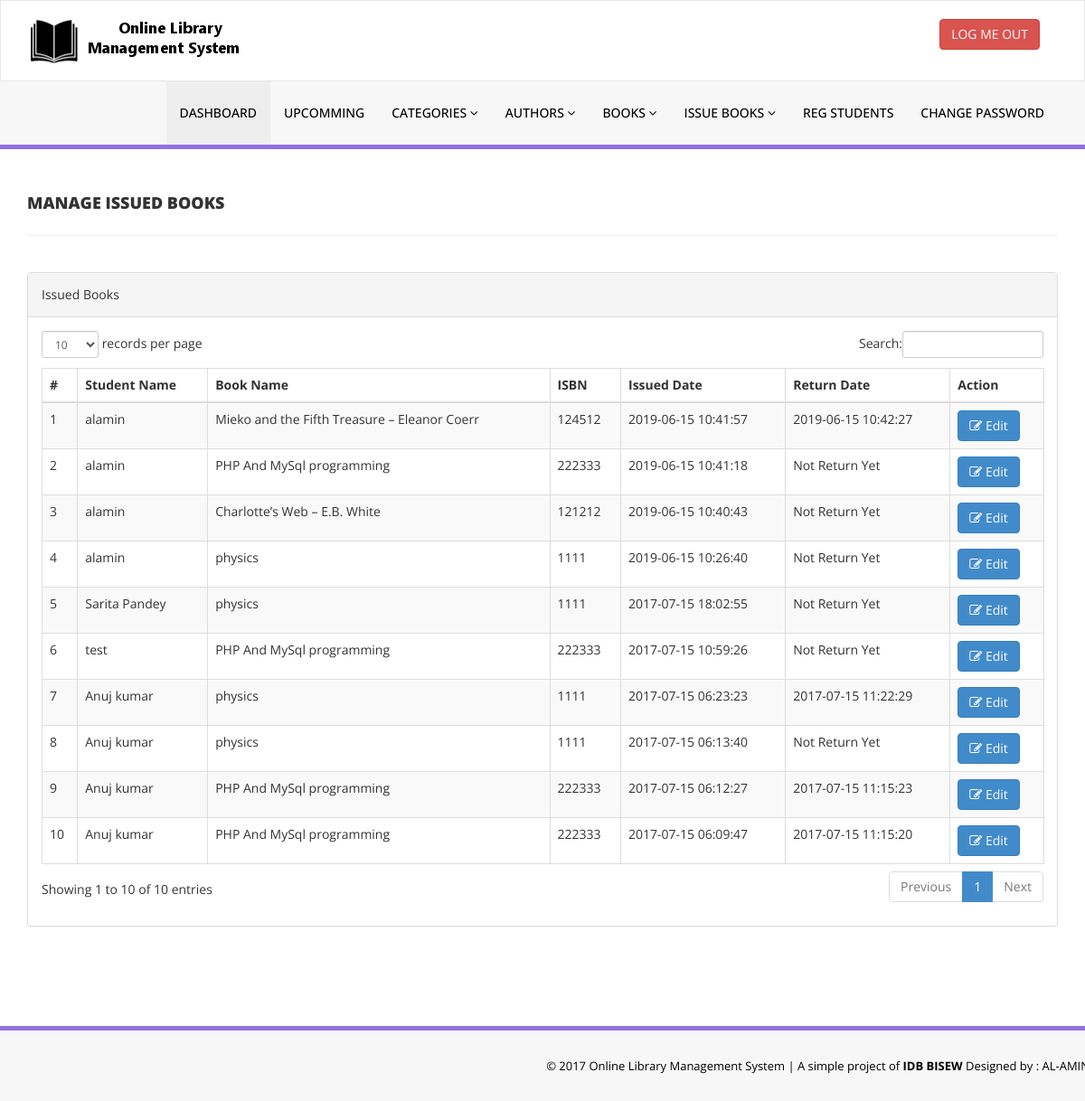
The app's page /admin/manage-issued-books.php (signed in) with its own data.
### tables this page shows
CREATE TABLE `tblissuedbookdetails` (
  `id` int(11) NOT NULL,
  `BookId` int(11) DEFAULT NULL,
  `StudentID` varchar(150) DEFAULT NULL,
  `IssuesDate` timestamp NULL DEFAULT CURRENT_TIMESTAMP,
  `ReturnDate` timestamp NULL DEFAULT NULL ON UPDATE CURRENT_TIMESTAMP,
  `RetrunStatus` int(1) DEFAULT NULL,
  `fine` int(11) DEFAULT NULL
);

CREATE TABLE `tblstudents` (
  `id` int(11) NOT NULL,
  `StudentId` varchar(100) DEFAULT NULL,
  `FullName` varchar(120) DEFAULT NULL,
  `EmailId` varchar(120) DEFAULT NULL,
  `MobileNumber` char(11) DEFAULT NULL,
  `Password` varchar(120) DEFAULT NULL,
  `Status` int(1) DEFAULT NULL,
  `RegDate` timestamp NULL DEFAULT CURRENT_TIMESTAMP,
  `UpdationDate` timestamp NULL DEFAULT NULL ON UPDATE CURRENT_TIMESTAMP
);

CREATE TABLE `tblbooks` (
  `id` int(11) NOT NULL,
  `BookName` varchar(255) DEFAULT NULL,
  `CatId` int(11) DEFAULT NULL,
  `AuthorId` int(11) DEFAULT NULL,
  `ISBNNumber` int(11) DEFAULT NULL,
  `BookPrice` int(11) DEFAULT NULL,
  `RegDate` timestamp NULL DEFAULT CURRENT_TIMESTAMP,
  `UpdationDate` timestamp NULL DEFAULT NULL ON UPDATE CURRENT_TIMESTAMP
);

### admin/manage-issued-books.php (the view, shortened to what this page needs)
<?php
include('includes/config.php');
if(strlen($_SESSION['alogin'])==0)
    {
header('location:index.php');
}
else{
    ?>
<!DOCTYPE html>
<html xmlns="http://www.w3.org/1999/xhtml">
<head>
    <link href="assets/css/bootstrap.css" rel="stylesheet" />
    <link href="assets/css/font-awesome.css" rel="stylesheet" />
    <link href="assets/js/dataTables/dataTables.bootstrap.css" rel="stylesheet" />
    <link href="assets/css/style.css" rel="stylesheet" />
</head>
<body>
<?php include('includes/header.php');?>
    <div class="content-wrapper">
         <div class="container">
        <div class="row pad-botm">
            <div class="col-md-12">
                <h4 class="header-line">Manage Issued Books</h4>
    </div>
     <div class="row">
</div>
        </div>
            <div class="row">
                <div class="col-md-12">
                    <div class="panel panel-default">
                        <div class="panel-heading">
                          Issued Books
                        </div>
                        <div class="panel-body">
                            <div class="table-responsive">
                                <table class="table table-striped table-bordered table-hover" id="dataTables-example">
                                    <thead>
                                        <tr>
                                            <th>#</th>
                                            <th>Student Name</th>
                                            <th>Book Name</th>
                                            <th>ISBN </th>
                                            <th>Issued Date</th>
                                            <th>Return Date</th>
                                            <th>Action</th>
                                        </tr>
                                    </thead>
                                    <tbody>
<?php $sql = "SELECT tblstudents.FullName,tblbooks.BookName,tblbooks.ISBNNumber,tblissuedbookdetails.IssuesDate,tblissuedbookdetails.ReturnDate,tblissuedbookdetails.id as rid from  tblissuedbookdetails join tblstudents on tblstudents.StudentId=tblissuedbookdetails.StudentId join tblbooks on tblbooks.id=tblissuedbookdetails.BookId order by tblissuedbookdetails.id desc";
$query = $dbh -> prepare($sql);
$query->execute();
$results=$query->fetchAll(PDO::FETCH_OBJ);
$cnt=1;
if($query->rowCount() > 0)
{
foreach($results as $result)
{               ?>
                                        <tr class="odd gradeX">
                                            <td class="center"><?php echo htmlentities($cnt);?></td>
                                            <td class="center"><?php echo htmlentities($result->FullName);?></td>
                                            <td class="center"><?php echo htmlentities($result->BookName);?></td>
                                            <td class="center"><?php echo htmlentities($result->ISBNNumber);?></td>
                                            <td class="center"><?php echo htmlentities($result->IssuesDate);?></td>
                                            <td class="center"><?php if($result->ReturnDate=="")
                                            {
                                                echo htmlentities("Not Return Yet");
                                            } else {
                                            echo htmlentities($result->ReturnDate);
}
                                            ?></td>
                                            <td class="center">
                                            <a href="update-issue-bookdeails.php?rid=<?php echo htmlentities($result->rid);?>"><button class="btn btn-primary"><i class="fa fa-edit "></i> Edit</button>
                                            </td>
                                        </tr>
 <?php $cnt=$cnt+1;}} ?>
                                    </tbody>
                                </table>
                            </div>
                        </div>
                    </div>
                </div>
            </div>
    </div>
    </div>
  <?php include('includes/footer.php');?>
</body>
</html>
<?php } ?>

### admin/assets/css/style.css (style rules this page uses)
.content-wrapper { margin-top: 40px; min-height:800px; padding-bottom:90px; }
.header-line { font-weight:900; padding-bottom:25px; border-bottom:1px solid #eeeeee; text-transform:uppercase; }
.pad-botm { padding-bottom:30px; }

### records on screen
tblissuedbookdetails: tblstudents.FullName "alamin", BookId.BookName "Mieko and the Fifth Treasure – Eleanor Coerr", BookId.ISBNNumber "124512", IssuesDate "2019-06-15 10:41:57", ReturnDate "2019-06-15 10:42:27"
tblissuedbookdetails: tblstudents.FullName "alamin", BookId.BookName "PHP And MySql programming", BookId.ISBNNumber "222333", IssuesDate "2019-06-15 10:41:18"
tblissuedbookdetails: tblstudents.FullName "alamin", BookId.BookName "Charlotte’s Web – E.B. White", BookId.ISBNNumber "121212", IssuesDate "2019-06-15 10:40:43"
tblissuedbookdetails: tblstudents.FullName "alamin", BookId.BookName "physics", BookId.ISBNNumber "1111", IssuesDate "2019-06-15 10:26:40"
tblissuedbookdetails: tblstudents.FullName "Sarita Pandey", BookId.BookName "physics", BookId.ISBNNumber "1111", IssuesDate "2017-07-15 18:02:55"
tblissuedbookdetails: tblstudents.FullName "test", BookId.BookName "PHP And MySql programming", BookId.ISBNNumber "222333", IssuesDate "2017-07-15 10:59:26"
tblissuedbookdetails: tblstudents.FullName "Anuj kumar", BookId.BookName "physics", BookId.ISBNNumber "1111", IssuesDate "2017-07-15 06:23:23", ReturnDate "2017-07-15 11:22:29"
tblissuedbookdetails: tblstudents.FullName "Anuj kumar", BookId.BookName "physics", BookId.ISBNNumber "1111", IssuesDate "2017-07-15 06:13:40"
tblissuedbookdetails: tblstudents.FullName "Anuj kumar", BookId.BookName "PHP And MySql programming", BookId.ISBNNumber "222333", IssuesDate "2017-07-15 06:12:27", ReturnDate "2017-07-15 11:15:23"
tblissuedbookdetails: tblstudents.FullName "Anuj kumar", BookId.BookName "PHP And MySql programming", BookId.ISBNNumber "222333", IssuesDate "2017-07-15 06:09:47", ReturnDate "2017-07-15 11:15:20"
